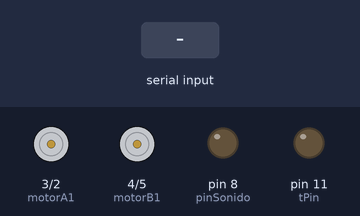
A sketch run on a simulated Arduino Uno, built with avr-gcc and run on an emulated ATmega328P. On the bench: motor-driver pin pairs drawn as motors (green arrow = first pin HIGH = forward, orange = second pin HIGH = backward, longer = more drive), output pins drawn as LEDs (lit = HIGH). The test bench sets the inputs (shaded band). The modem accepts every AT command (registered, SIM ready, sends succeed) and sends nothing else; what the sketch prints to the serial monitor is not drawn.

Above: at 1.2 s.
1.3 s: "0" received over the second serial link
At 2.1 s:
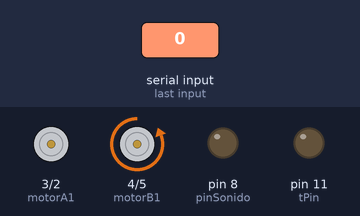
3.8 s: "1" received over the second serial link
At 4.4 s:
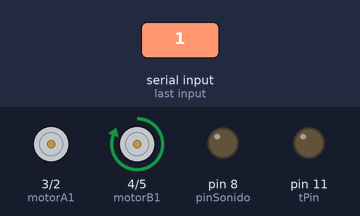
6.3 s: "2" received over the second serial link
At 6.4 s:
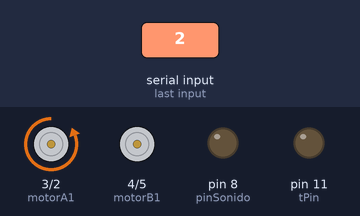
8.0 s: "3" received over the second serial link
At 8.1 s:
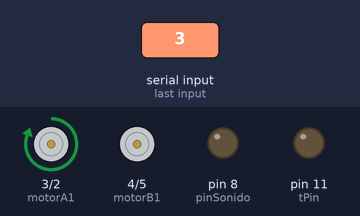
Timing chart, 0 to 10.7 s (numbered marks = the images above; inputs shaded):
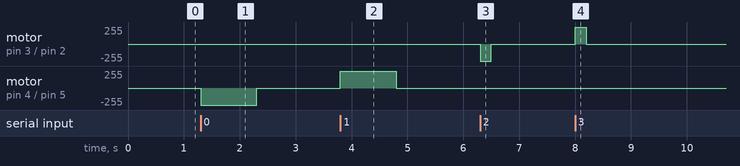

Measured:
- after the input at 1.3 s, motor on pin 4 (motorB1) / pin 5 (motorB2): stopped → backward 255/255 at once, → stopped 1.0 s later
- after the input at 3.8 s, motor on pin 4 (motorB1) / pin 5 (motorB2): stopped → forward 255/255 at once, → stopped 1.0 s later
- after the input at 6.3 s, motor on pin 3 (motorA1) / pin 2 (motorA2): stopped → backward 255/255 at once, → stopped 0.20 s later
- after the input at 8.0 s, motor on pin 3 (motorA1) / pin 2 (motorA2): stopped → forward 255/255 at once, → stopped 0.20 s later

The sketch:

ArMovil.ino
```cpp
//---------------------------------------------------------------------->>
// Nombre      : Proyecto.ino
// Descripción : Proyecto automatizado con la utilización de un Arduino Uno R3.
// Autores     : Ariel Troncoso, Jacinta Naipayan y Sebastian Navarrete
// Fecha       : [14/11/2017]
//----------------------------------------------------------------------<<

#include "ArMovil.h"

// Constructor y Destructor de la clase ArMovil
ArMovil::ArMovil() {}
ArMovil::~ArMovil() {}

// Constructor y Destructor de la clase ArBluetooth
ArBluetooth::ArBluetooth() {}
ArBluetooth::~ArBluetooth() {}

// Constructor y Destructor de la clase ArSonido
ArSonido::ArSonido() {}
ArSonido::~ArSonido() {}

// Constructor y Destructor de la clase ArDistanciaULTRA
ArDistanciaULTRA::ArDistanciaULTRA() {}
ArDistanciaULTRA::~ArDistanciaULTRA() {}

// Inicializaciones de ArMovil
ArMovil M;
// Inicialización de ArBluetooth
ArBluetooth B;
// Inicialización de ArSonido
ArSonido S;
// Inicialización de ArDistanciaULTRA
ArDistanciaULTRA U;

// Funciones ArMovil
void ArMovil::inicio() {
    M.configurarMotorA1(motorA1);
    M.configurarMotorA2(motorA2);
    M.configurarMotorB1(motorB1);
    M.configurarMotorB2(motorB2);
    pinMode(M.obtenerMotorA1(), OUTPUT);
    pinMode(M.obtenerMotorA2(), OUTPUT);
    pinMode(M.obtenerMotorB1(), OUTPUT);
    pinMode(M.obtenerMotorB2(), OUTPUT);
    aParar();
}

void ArMovil::loop() {

}
void ArMovil::aAdelante() {
    digitalWrite(motorB1, LOW);
    digitalWrite(motorB2, HIGH);
}
void ArMovil::aAtras() {
    digitalWrite(motorB2, LOW);
    digitalWrite(motorB1, HIGH);
}
void ArMovil::aIzquierda() {
    digitalWrite(motorA2, LOW);
    digitalWrite(motorA1, HIGH);
    delay(200);
    digitalWrite(motorA1, LOW);
}
void ArMovil::aDerecha() {
    digitalWrite(motorA1, LOW);
    digitalWrite(motorA2, HIGH);
    delay(200);
    digitalWrite(motorA2, LOW);
}
void ArMovil::aParar() {
    digitalWrite(motorA1, LOW);
    digitalWrite(motorA2, LOW);
    digitalWrite(motorB1, LOW);
    digitalWrite(motorB2, LOW);
}

void ArMovil::explorar() {
    if ( distancia <= 30 ) {
        //estado = 0;
    }
}

// Funciones ArBluetooth
void ArBluetooth::inicio() {
     miBT.begin(tiempoEspera);
     miBT.println("AT+NAME"+nombre);
     miBT.println("AT+PIN"+pin);
     miBT.println("AT+BAUD4");
     Serial.println("Esperando comandos AT ...");

     //pinMode( pinTX, OUTPUT );
     //pinMode( pinRX, INPUT );
}

void ArBluetooth::loop() {
    if (miBT.available()) { estado = (char)miBT.read(); Serial.write(estado); }
    else if ( Serial.available() ) { miBT.write(Serial.read()); }
    switch(estado) {
        case '0': // Adelante
            M.aAdelante();
            delay(velocidad);
            estado = 'N';
            break;
        case '1': // Atras
            M.aAtras();
            delay(velocidad);
            estado = 'N';
            break;
        case '2': // Derecha
            M.aDerecha();
            estado = 'N';
            break;
        case '3': // Izquierda
            M.aIzquierda();
            estado = 'N';
            break;
        default: // Parar
            M.aParar();
            break;
    }
}


// Funciones ArSonido
void ArSonido::inicio() {
  pinMode(pinSonido, OUTPUT);
}
void ArSonido::loop() {
}

// Funciones ArDistanciaULTRA
void ArDistanciaULTRA::inicio() {
    pinMode(tPin, OUTPUT);
    pinMode(ePin, INPUT);
}
void ArDistanciaULTRA::loop() {
    if ( U.activo() ) {
      long duracion;
      digitalWrite(tPin, LOW);
      delayMicroseconds(2);
      digitalWrite(tPin, HIGH);
      delayMicroseconds(10);
      digitalWrite(tPin, LOW);
      duracion = pulseIn(ePin, HIGH);
      distancia = (duracion/2) / 29.1;

      //Serial.print(distancia);
      //Serial.println(" cm");
      delay(500);
    }
}

// Funciones Estandares de Arduino
void setup() {
  Serial.begin(tiempoEspera);
  M.inicio(); // Inicia el Sistema de Motores
  B.inicio(); // Inicia el Modulo Bluetooth
  S.inicio(); // Inicia el Parlante
  U.inicio(); // Inicia el Sensor de Ultra Sonido
}

void loop() {
  M.loop(); // Ejecuta el Loop del Sistema de Motores
  B.loop(); // Ejecuta el Loop del Modulo Bluetooth
  S.loop(); // Ejecuta el Loop del Parlante
  U.loop(); // Ejecuta el Loop del Sensor de Ultra Sonido
}
```

ArMovil.h
```cpp
//---------------------------------------------------------------------->>
// Nombre      : ArMovil.h
// Descripción : Archivo de encabezamiento.
// Autores     : Ariel Troncoso, Jacinta Naipayan y Sebastian Navarrete
// Fecha       : [14/11/2017]
//----------------------------------------------------------------------<<

#include <SoftwareSerial.h>

// Configuración Global del Modulo ArMovil
#define DEBUG true
#define tiempoEspera 9600
#define pinSonido 8 // Sonido
#define pinSensor 9 // Sensor PI
char estado = 'N';
int velocidad = 1000;

// Definiciones para el sistema de Motores
int motorA1 = 3; // Motor Izquierda
int motorA2 = 2; // Motor Derecha
int motorB1 = 4; // Motor Atras
int motorB2 = 5; // Motor Adelante

// Definiciones para el ULTRA Sonido
#define ePin 10 // Echo
#define tPin 11 // Trigger
long distancia = 999;

// Inicialización del Modulo Bluetooth HC-06
#define pinRX 6
#define pinTX 7
String nombre = "ArMovil", pin = "9484";
SoftwareSerial miBT(pinRX, pinTX); // RX, TX
boolean estaConectado = false;

// ----------------------------------------------------------------------------
// Nombre      : ArMovil
// Descripción : Encabezamiento de ArMovil
// ----------------------------------------------------------------------------
class ArMovil
{
  private:
    int MOTOR_A1;
    int MOTOR_A2;
    int MOTOR_B1;
    int MOTOR_B2;

  public:
    ArMovil();
    virtual ~ArMovil();
    void inicio();
    void loop();

    int obtenerMotorA1() { return { MOTOR_A1 }; }
    int obtenerMotorA2() { return { MOTOR_A2 }; }
    int obtenerMotorB1() { return { MOTOR_B1 }; }
    int obtenerMotorB2() { return { MOTOR_B2 }; }

    void configurarMotorA1(int pin) { MOTOR_A1 = pin; }
    void configurarMotorA2(int pin) { MOTOR_A2 = pin; }
    void configurarMotorB1(int pin) { MOTOR_B1 = pin; }
    void configurarMotorB2(int pin) { MOTOR_B2 = pin; }

    void aAtras();
    void aAdelante();
    void aIzquierda();
    void aDerecha();
    void aParar();
    void explorar();

};

// Clase para el Sistema de Bluetooth
class ArBluetooth
{
    public:
      ArBluetooth();
      virtual ~ArBluetooth();
      void inicio();
      void loop();
      String obtenerString();
};

// Clase para el Sistema de Sonido
class ArSonido
{
    public:
      ArSonido();
      virtual ~ArSonido();
      void inicio();
      void loop();
};

// Clase para el Sistema de Distancia Ultrasonido
class ArDistanciaULTRA
{
    private:
      boolean ultraActivo;

    public:
      ArDistanciaULTRA();
      virtual ~ArDistanciaULTRA();
      void inicio();
      void loop();
      void activar() { ultraActivo = true; };
      void desactivar() { ultraActivo = false; };
      boolean activo() { return ultraActivo; };

};
```
